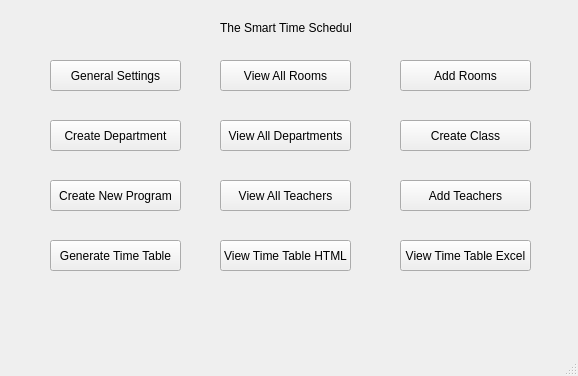
<?xml version="1.0" encoding="UTF-8"?>
<ui version="4.0">
 <class>mainMenu</class>
 <widget class="QMainWindow" name="mainMenu">
  <property name="geometry">
   <rect>
    <x>0</x>
    <y>0</y>
    <width>578</width>
    <height>376</height>
   </rect>
  </property>
  <property name="windowTitle">
   <string>MainWindow</string>
  </property>
  <widget class="QWidget" name="centralwidget">
   <widget class="QPushButton" name="generalSettings">
    <property name="geometry">
     <rect>
      <x>50</x>
      <y>60</y>
      <width>131</width>
      <height>31</height>
     </rect>
    </property>
    <property name="text">
     <string>General Settings</string>
    </property>
   </widget>
   <widget class="QPushButton" name="createDepartment">
    <property name="geometry">
     <rect>
      <x>50</x>
      <y>120</y>
      <width>131</width>
      <height>31</height>
     </rect>
    </property>
    <property name="text">
     <string>Create Department</string>
    </property>
   </widget>
   <widget class="QPushButton" name="viewRooms">
    <property name="geometry">
     <rect>
      <x>220</x>
      <y>60</y>
      <width>131</width>
      <height>31</height>
     </rect>
    </property>
    <property name="text">
     <string>View All Rooms</string>
    </property>
   </widget>
   <widget class="QPushButton" name="viewDepartments">
    <property name="geometry">
     <rect>
      <x>220</x>
      <y>120</y>
      <width>131</width>
      <height>31</height>
     </rect>
    </property>
    <property name="text">
     <string>View All Departments</string>
    </property>
   </widget>
   <widget class="QPushButton" name="viewTeachers">
    <property name="geometry">
     <rect>
      <x>220</x>
      <y>180</y>
      <width>131</width>
      <height>31</height>
     </rect>
    </property>
    <property name="text">
     <string>View All Teachers</string>
    </property>
   </widget>
   <widget class="QPushButton" name="createClass">
    <property name="geometry">
     <rect>
      <x>400</x>
      <y>120</y>
      <width>131</width>
      <height>31</height>
     </rect>
    </property>
    <property name="text">
     <string>Create Class</string>
    </property>
   </widget>
   <widget class="QPushButton" name="createNewProgram">
    <property name="geometry">
     <rect>
      <x>50</x>
      <y>180</y>
      <width>131</width>
      <height>31</height>
     </rect>
    </property>
    <property name="text">
     <string>Create New Program</string>
    </property>
   </widget>
   <widget class="QPushButton" name="addRooms">
    <property name="geometry">
     <rect>
      <x>400</x>
      <y>60</y>
      <width>131</width>
      <height>31</height>
     </rect>
    </property>
    <property name="text">
     <string>Add Rooms</string>
    </property>
   </widget>
   <widget class="QPushButton" name="addTeachers">
    <property name="geometry">
     <rect>
      <x>400</x>
      <y>180</y>
      <width>131</width>
      <height>31</height>
     </rect>
    </property>
    <property name="text">
     <string>Add Teachers</string>
    </property>
   </widget>
   <widget class="QLabel" name="label">
    <property name="geometry">
     <rect>
      <x>220</x>
      <y>20</y>
      <width>131</width>
      <height>16</height>
     </rect>
    </property>
    <property name="text">
     <string>The Smart Time Scheduler</string>
    </property>
   </widget>
   <widget class="QPushButton" name="generateTimeTable">
    <property name="geometry">
     <rect>
      <x>50</x>
      <y>240</y>
      <width>131</width>
      <height>31</height>
     </rect>
    </property>
    <property name="text">
     <string>Generate Time Table</string>
    </property>
   </widget>
   <widget class="QPushButton" name="viewTimeTableHtml">
    <property name="geometry">
     <rect>
      <x>220</x>
      <y>240</y>
      <width>131</width>
      <height>31</height>
     </rect>
    </property>
    <property name="text">
     <string>View Time Table HTML</string>
    </property>
   </widget>
   <widget class="QPushButton" name="viewTimeTableExcel">
    <property name="geometry">
     <rect>
      <x>400</x>
      <y>240</y>
      <width>131</width>
      <height>31</height>
     </rect>
    </property>
    <property name="text">
     <string>View Time Table Excel</string>
    </property>
   </widget>
  </widget>
  <widget class="QMenuBar" name="menubar">
   <property name="geometry">
    <rect>
     <x>0</x>
     <y>0</y>
     <width>578</width>
     <height>21</height>
    </rect>
   </property>
  </widget>
  <widget class="QStatusBar" name="statusbar"/>
 </widget>
 <resources/>
 <connections>
  <connection>
   <sender>generalSettings</sender>
   <signal>clicked()</signal>
   <receiver>viewDepartments</receiver>
   <slot>animateClick()</slot>
   <hints>
    <hint type="sourcelabel">
     <x>115</x>
     <y>96</y>
    </hint>
    <hint type="destinationlabel">
     <x>285</x>
     <y>156</y>
    </hint>
   </hints>
  </connection>
 </connections>
</ui>
